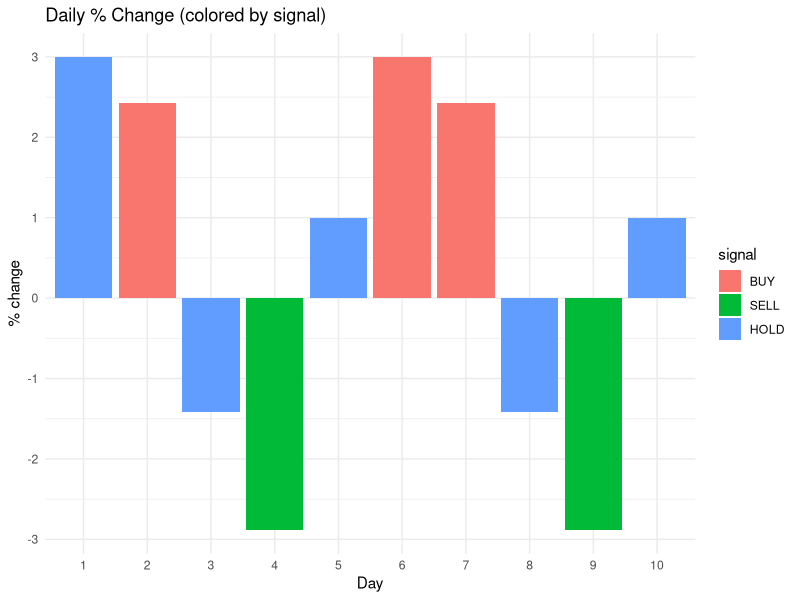
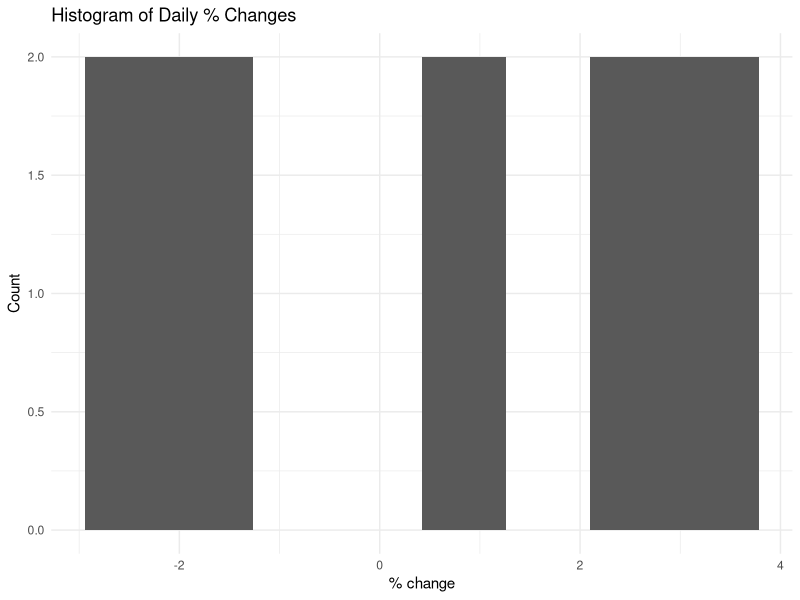
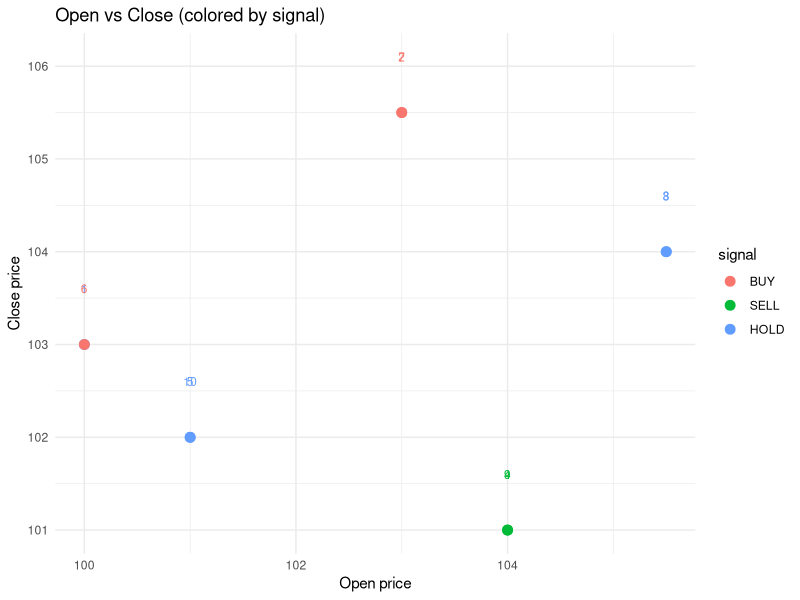

R code for these plots, in order:
# rule_based_mini_stock_advisor.R
# Requires: ggplot2
library(ggplot2)

# 1) Sample data
df <- data.frame(
  Day = 1:10,
  Open = c(100.00, 103.00, 105.50, 104.00, 101.00),
  Close = c(103.00, 105.50, 104.00, 101.00, 102.00)
)

# 2) Percent change
df$pct_change <- ((df$Close - df$Open) / df$Open) * 100

# 3) Helper: previous day pct (NA for day 1)
df$prev_pct <- c(NA, df$pct_change[-nrow(df)])

# 4) Apply rules (matching the logic used above)
get_signal <- function(today_pct, prev_pct) {
  today_pos <- !is.na(today_pct) && today_pct > 0
  prev_pos  <- !is.na(prev_pct)  && prev_pct > 0
  today_neg <- !is.na(today_pct) && today_pct < 0
  prev_neg  <- !is.na(prev_pct)  && prev_pct < 0

  buy  <- (today_pct > 2) && prev_pos && today_pos
  sell <- (today_pct < -2) && prev_neg && today_neg
  hold_cond <- (today_pct >= -2 && today_pct <= 2) && !buy && !sell

  if (buy) return("BUY")
  if (sell) return("SELL")
  # per assignment: if no buy/sell triggered, treat as HOLD
  return("HOLD")
}

df$signal <- mapply(get_signal, df$pct_change, df$prev_pct)
df$signal <- factor(df$signal, levels=c("BUY","SELL","HOLD"))

# Print dataframe
print(df)

# 5) Bar chart: percent change per day colored by signal
p1 <- ggplot(df, aes(x=factor(Day), y=pct_change, fill=signal)) +
  geom_bar(stat="identity") +
  labs(title="Daily % Change (colored by signal)", x="Day", y="% change") +
  theme_minimal()
print(p1)

# 6) Histogram: distribution of percent changes
p2 <- ggplot(df, aes(x=pct_change)) +
  geom_histogram(bins=8) +
  labs(title="Histogram of Daily % Changes", x="% change", y="Count") +
  theme_minimal()
print(p2)

# 7) Scatter plot: Open vs Close colored by signal (with labels)
p3 <- ggplot(df, aes(x=Open, y=Close, color=signal, label=Day)) +
  geom_point(size=3) +
  geom_text(nudge_y = 0.6, size=3) +
  labs(title="Open vs Close (colored by signal)", x="Open price", y="Close price") +
  theme_minimal()
print(p3)